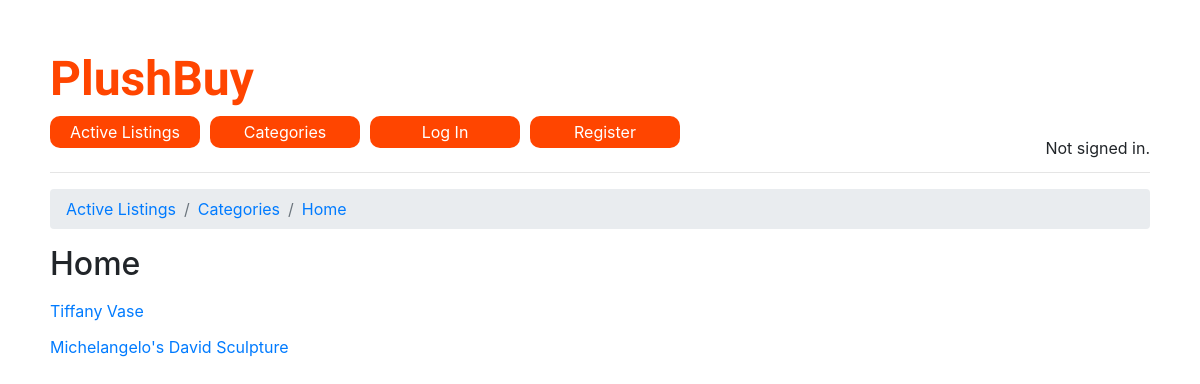
/categories/Home, run on an earlier commit of the app's database.
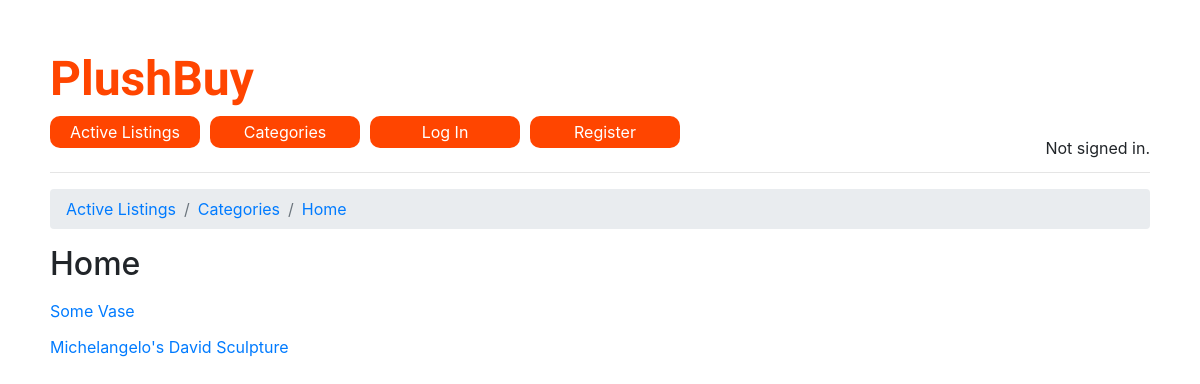
And on a later commit of the database.
### auctions/models.py (models this page shows, shortened)
class Category(models.Model):
    name = models.CharField(max_length=64, null=True)

class Listing(models.Model):
    name = models.CharField(max_length=64, default="Listing")
    description = models.TextField(null=True)
    starting_bid = models.DecimalField(max_digits=10, decimal_places=2, default=0.01)
    winning_bidder = models.ForeignKey(User, on_delete=models.CASCADE, related_name="winning_bidder_listings", null=True)
    is_active = models.BooleanField(default=True)
    image_url = models.URLField(max_length=200, null=True, blank=True)
    category = models.ForeignKey(Category, on_delete=models.CASCADE, related_name='listings', null=True, blank=True)
    created_at = models.DateTimeField(auto_now_add=True)
    creator = models.ForeignKey(User, on_delete=models.CASCADE, related_name='created_listings', default=1)

### auctions/views.py (the view)
# urls.py: path("categories/<str:category_name>", views.category_listings, name="category_listings"),
def category_listings(request, category_name):
    user = request.user
    category = Category.objects.get(name=category_name)
    if category:
        listings = category.listings.filter(is_active=True)
    return render(request, "auctions/category_listings.html", {
        "listings": listings,
        "category": category
    })

### auctions/templates/auctions/category_listings.html
{% extends "auctions/layout.html" %}
{% block body %}
    <h2>{{ category.name }}</h2>
    <ul>
        {% for listing in listings %}
            <li><a href="{% url 'listing_page' listing.id %}" alt="Listing name">{{ listing.name }}</a></li>
        {% empty %}
            <li>No listings available for this category.</li>
        {% endfor %}
    </ul>
{% endblock %}

### auctions/templates/auctions/layout.html (shortened to what this page needs)
{% load static %}
<!DOCTYPE html>
<html lang="en">
    <head>
        <link rel="stylesheet" href="https://stackpath.bootstrapcdn.com/bootstrap/4.4.1/css/bootstrap.min.css">
        <link href="{% static 'auctions/styles.css' %}" rel="stylesheet">
    </head>
    <body>
         <header>
            <div>
                <h1>PlushBuy</h1>
                <ul class="nav">
                    <li class="nav-item">
                        <a class="nav-link" href="{% url 'index' %}">Active Listings</a>
                    </li>
                    <li class="nav-item">
                        <a class="nav-link" href="{% url 'categories' %}">Categories</a>
                    </li>
                    {% if user.is_authenticated %}
                        <li class="nav-item">
                            <a class="nav-link" href="{% url 'watchlist' %}">Watchlist</a>
                        </li>
                        <li class="nav-item">
                            <a class="nav-link" href="{% url 'create_listing' %}">Create Listing</a>
                        </li>
                        <li class="nav-item">
                            <a class="nav-link" href="{% url 'logout' %}">Log Out</a>
                        </li>
                    {% else %}
                        <li class="nav-item">
                            <a class="nav-link" href="{% url 'login' %}">Log In</a>
                        </li>
                        <li class="nav-item">
                            <a class="nav-link" href="{% url 'register' %}">Register</a>
                        </li>
                    {% endif %}
                </ul>
            </div>
            <div class="user-container">
                {% if user.is_authenticated %}
                    <p>Signed in as <strong>{{ user.username }}</strong></p>
                    {% if user.image %}
                        <img src="{{ user.image.url }}" alt="User Image" class="user-img">
                    {% else %}
                        <p>No image available</p>
                    {% endif %}
                {% else %}
                    Not signed in.
                {% endif %}
            </div>
        </header>
        <hr>
        <nav>
            <ol class="breadcrumb">
                <li class="breadcrumb-item"><a href="/">Active Listings</a></li>
                <li class="breadcrumb-item"><a href="{% url 'categories' %}">Categories</a></li>
                {% if category %}
                    <li class="breadcrumb-item"><a href="{% url 'category_listings' category.name %}" alt="">{{ category.name }}</a></li>
                {% endif %}
            </ol>
        </nav>
        {% block body %}
        {% endblock %}
    </body>
</html>

### auctions/static/auctions/styles.css (style rules this page uses)
html, body, div, span, applet, object, iframe, h1, h2, h3, h4, h5, h6, p, blockquote, pre, a, abbr, acronym, address, big, cite, code, del, dfn, em, img, ins, kbd, q, s, samp, small, strike, strong, sub, sup, tt, var, b, u, i, center, dl, dt, dd, ol, ul, li, fieldset, form, label, legend, table, caption, tbody, tfoot, thead, tr, th, td, article, aside, canvas, details, embed, figure, figcaption, footer, header, hgroup, menu, nav, output, ruby, section, summary, time, mark, audio, video { margin: 0; padding: 0; border: 0; vertical-align: baseline; }
article, aside, details, figcaption, figure, footer, header, hgroup, menu, nav, section { display: block; }
body { line-height: 1; }
ol, ul { list-style: none; }
body { padding: 50px; }
h1 { color: #ff4500; font-weight: bold; font-family: 'Poetsen One'; font-size: 48px; }
h2, h3, h4, p { margin: 10px 0; }
header { display: flex; justify-content: space-between; align-items: flex-end; }
ul li { margin: 20px 0; }
.user-container { display: flex; flex-direction: column; align-items: flex-end; }
.nav-item { background-color: #ff4500; border-radius: 10px; margin: 8px 10px; margin-left: 0px; width: 150px; text-align: center; }
.nav-link { color: white; }
hr { width: 100%; }

What changed in the data, as far as the page shows it:
changed Listing: name "Tiffany Vase" → "Some Vase"
